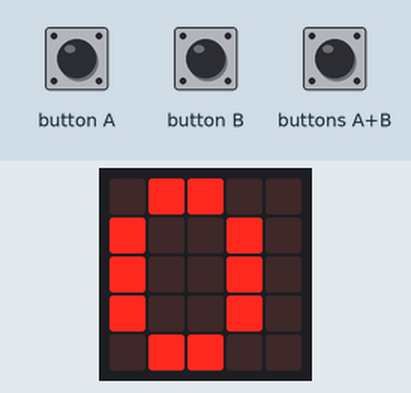
Recording of a program running on a simulated BBC micro:bit (MakeCode). Parts: the board's 5×5 LED display. The test bench sets the inputs (shaded band).

Above: at 1.2 s.
1.3 s: button A pressed for 0.15 s
At 2.4 s:
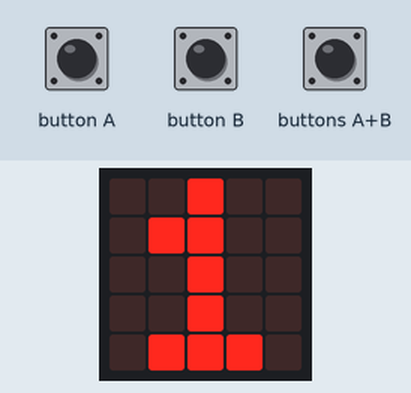
3.0 s: button A pressed for 0.15 s
At 4.5 s:
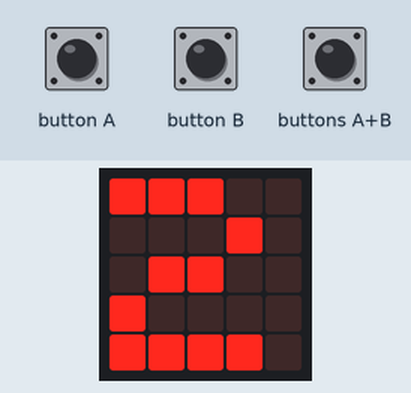
Timing chart, 0 to 6.0 s (numbered marks = the images above; inputs shaded):
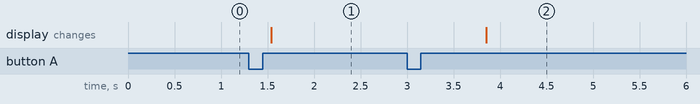

Measured:
- after the input at 1.3 s, the display: changes after 0.24 s (image 1)
- after the input at 3.0 s, the display: changes after 0.85 s (image 2)

The program:

main.ts
```typescript
input.onButtonPressed(Button.A, function () {
    nombre_de_personne += 1
})
input.onButtonPressed(Button.AB, function () {
    nombre_de_personne = 0
})
input.onButtonPressed(Button.B, function () {
    nombre_de_personne += -1
})
let nombre_de_personne = 0
nombre_de_personne = 0
basic.forever(function () {
    if (0 > nombre_de_personne) {
        nombre_de_personne = 0
    }
})
basic.forever(function () {
    basic.showString("" + (nombre_de_personne))
    if (nombre_de_personne == 10) {
        basic.showLeds(`
            # . . . #
            . # . # .
            . . # . .
            . # . # .
            # . . . #
            `)
    }
})
```

test.ts
```typescript
// les tests vont ici ; cela ne sera pas compilé si ce paquet est utilisé en tant qu'extension.
```
